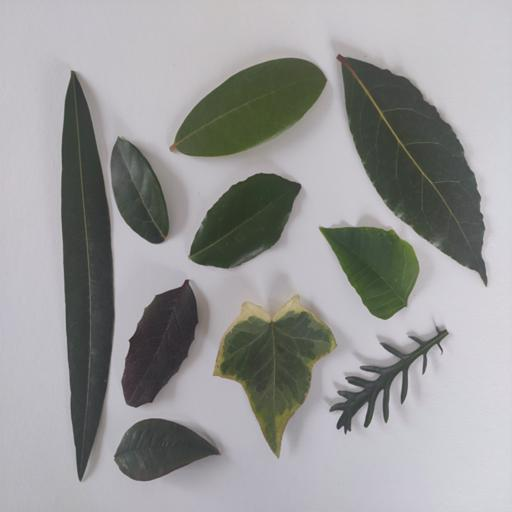
%> input picture enhanced_images/1-134_corrected.jpg, 512 x 512 px
$ octave --eval "result = extractColor('../enhanced_images/1-134_corrected.jpg');"   (GNU Octave 9; MATLAB toolbox functions it lacks are replaced by stand-ins)
%> lines starting %> are read from the running program, lines starting %| are printed output that depends on the picture
function feature = extractColor(imgInput)
%> called with imgInput = '../enhanced_images/1-134_corrected.jpg'
% extractColor calculates color moments (mean, variance, skewness) from an image.
%
% USAGE:
%   feature = extractColor(imgInput)
%
% INPUT:
%   imgInput : either the path to an image file or an image array.
%
% OUTPUT:
%   feature : a 1x9 vector [mR, varR, skewR, mG, varG, skewG, mB, varB, skewB]
%
% Example:
%   features = extractColor('myimage.jpg');

% Read the image if a file name is provided
if ischar(imgInput) || isstring(imgInput)
    img = imread(imgInput);
%> img is the input picture: size 512x512x3 uint8; mean R, G, B 153.2, 153.2, 153
else
    img = imgInput;
end

% Check that image is RGB
if size(img, 3) ~= 3
    error('Input image must be an RGB image.');
end

% Convert to double for numerical computations
img = double(img);
%> img: size 512x512x3 double

% Preallocate feature vector [mean, variance, skewness] for each channel
feature = zeros(1,9);

% Process each channel: R, G, B
for channel = 1:3
    % Extract channel data
    data = img(:,:,channel);
    % Reshape channel into vector
    dataVec = data(:);

    % Mean
    m = mean(dataVec);

    % Variance
    v = var(dataVec); % sample variance

    % Skewness (calculate population skewness)
    s = mean((dataVec - m).^3) / (std(dataVec)^3 + eps);

    % Save results in corresponding positions:
    idx = (channel-1)*3 + 1;
    feature(idx:idx+2) = [m, v, s];
end
%> this loop made 3 passes
%> (m, v, s) on passes 1 to 3: (153.2, 3340, -0.755), (153.2, 3025, -0.737), (153, 3850.1, -0.719)
%> pass 1, in extractColor, `data = img(:,:,channel);`:
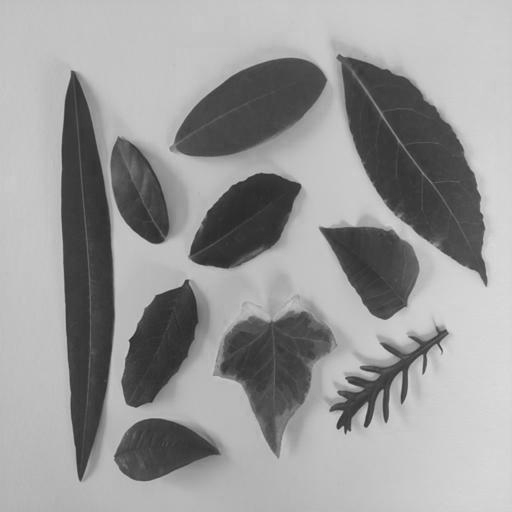
%> data: size 512x512 double; min 41, max 226, mean 153.2
%> pass 3, in extractColor, `data = img(:,:,channel);`:
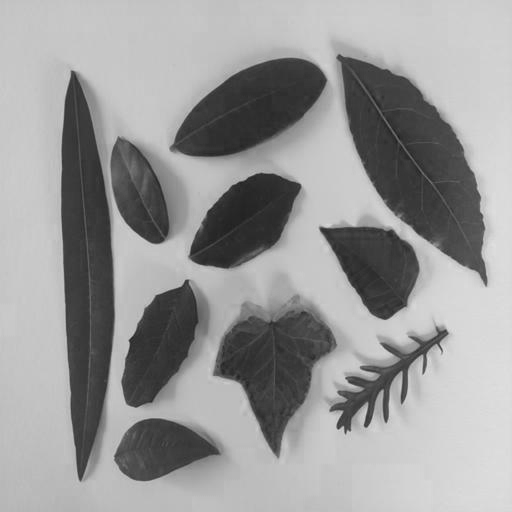
%> data: size 512x512 double; min 20, max 227, mean 153
%> after the loop, feature = [153.2 3340 -0.755 153.2 3025 -0.737 153 3850.1 -0.719]
%> `result = extractColor('../enhanced_images/1-134_corrected.jpg');`: result has the same summary as feature in extractColor
end

$ run again, on enhanced_images/10-134_corrected.jpg
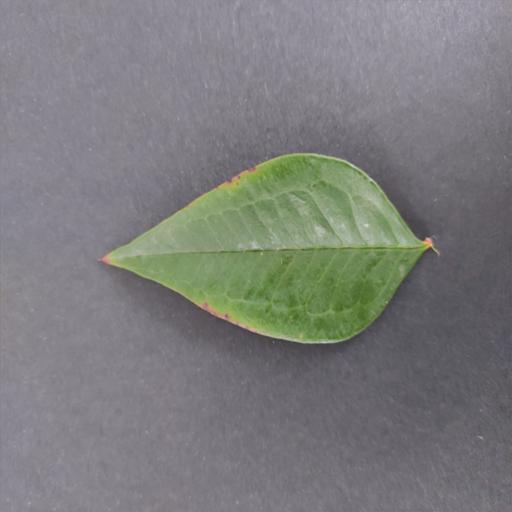
%> input picture enhanced_images/10-134_corrected.jpg, 512 x 512 px
%> in extractColor, img is the input picture: size 512x512x3 uint8; mean R, G, B 124, 124.8, 124.2
%> img: size 512x512x3 double
%> the loop in extractColor, `for channel = 1:3` made 3 passes
%> (m, v, s) on passes 1 to 3: (124, 354.3, -0.396), (124.8, 407.9, -0.222), (124.2, 507.5, -0.629)
%> pass 1, in extractColor, `data = img(:,:,channel);`:
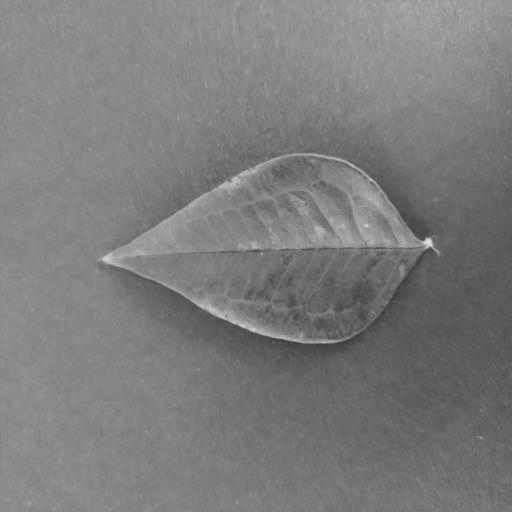
%> data: size 512x512 double; min 57, max 231, mean 124
%> pass 3, in extractColor, `data = img(:,:,channel);`:
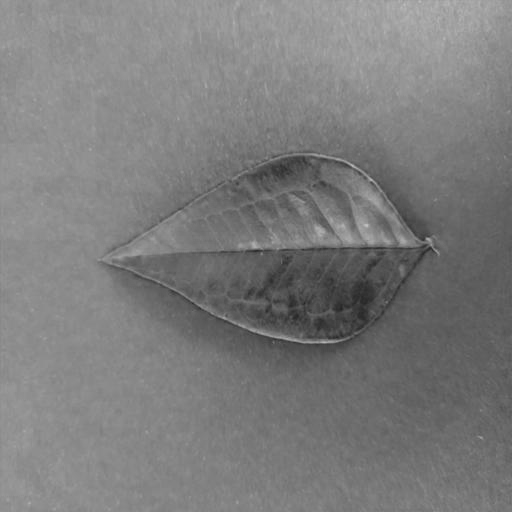
%> data: size 512x512 double; min 36, max 193, mean 124.2
%> after the loop in extractColor, `for channel = 1:3`: feature = [124 354.3 -0.396 124.8 407.9 -0.222 124.2 507.5 -0.629]
%> result has the same summary as feature in extractColor

$ run again, on enhanced_images/100-134_corrected.jpg
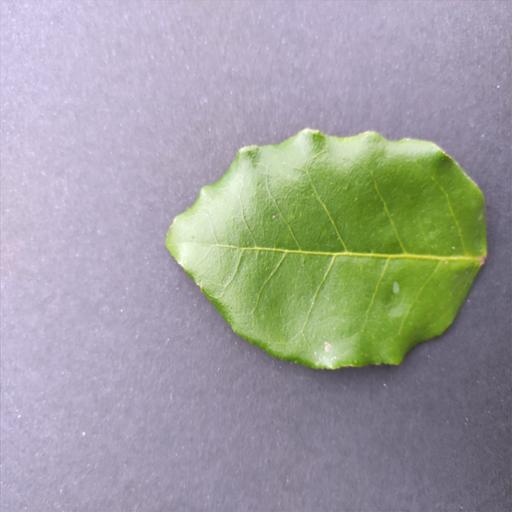
%> input picture enhanced_images/100-134_corrected.jpg, 512 x 512 px
%> in extractColor, img is the input picture: size 512x512x3 uint8; mean R, G, B 159.3, 159.7, 159.4
%> img: size 512x512x3 double
%> the loop in extractColor, `for channel = 1:3` made 3 passes
%> (m, v, s) on passes 1 to 3: (159.3, 1275.4, -0.401), (159.7, 1028.6, -0.358), (159.4, 2906.1, -0.892)
%> pass 1, in extractColor, `data = img(:,:,channel);`:
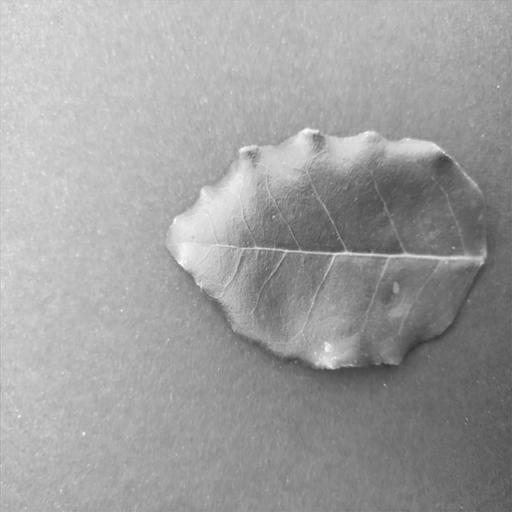
%> data: size 512x512 double; min 50, max 255, mean 159.3
%> pass 3, in extractColor, `data = img(:,:,channel);`:
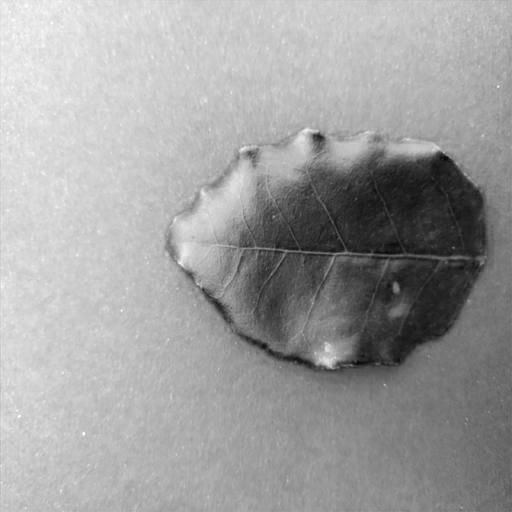
%> data: size 512x512 double; min 4, max 255, mean 159.4
%> after the loop in extractColor, `for channel = 1:3`: feature = [159.3 1275.4 -0.401 159.7 1028.6 -0.358 159.4 2906.1 -0.892]
%> result has the same summary as feature in extractColor
